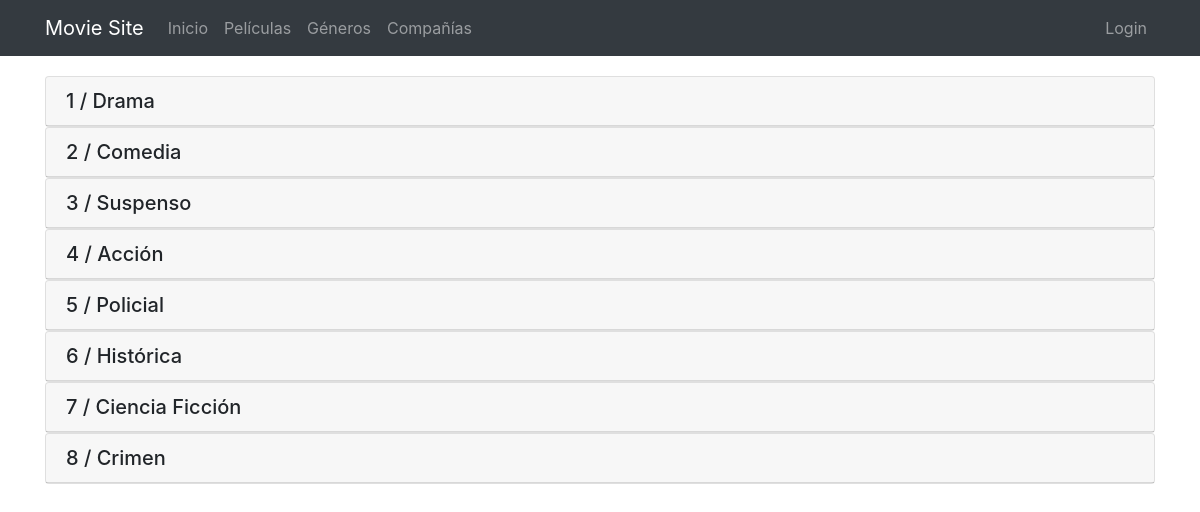
The page /generos/ on the database its author committed.
### mvapp/models.py (models this page shows, shortened)
class Gender(models.Model): # Géneros de Películas  + _____ +
    name = models.CharField(verbose_name="Género", max_length=50)
    created = models.DateTimeField(auto_now=True)
    updated = models.DateTimeField(auto_now_add=True)
    class Meta:
        verbose_name = "Género"
        verbose_name_plural = "Géneros"
        ordering = ["name"]

### mvapp/views.py (the view)
# urls.py: path('generos/',  GenderList.as_view(), name="generos"),
class GenderList(ListView):
    model = Gender
    def get_queryset(self):
        return Gender.objects.all().order_by('id').values()

### mvapp/templates/mvapp/gender_list.html (shortened to what this page needs)
{% extends 'mvapp/base.html' %}
{% load static %}
{% block content %}
<main role="main" class="container">
    {% if gender_list %}
        <div class="list-group">
        {% for gender in gender_list %}
            <div class="card">
              <h5 class="card-header">{{ gender.id }} / {{ gender.name }} </h5>
            </div>
        {% endfor %}
	</div>
    {% endif %}
</main>
{% endblock content %}

### mvapp/static/mvapp/css/main.css (style rules this page uses)
main { padding-top: 20px; }
:root { --jumbotron-padding-y: 3rem; }

### rows shown on the page
Gender: id "1", name "Drama"
Gender: id "2", name "Comedia"
Gender: id "3", name "Suspenso"
Gender: id "4", name "Acción"
Gender: id "5", name "Policial"
Gender: id "6", name "Histórica"
Gender: id "7", name "Ciencia Ficción"
Gender: id "8", name "Crimen"
